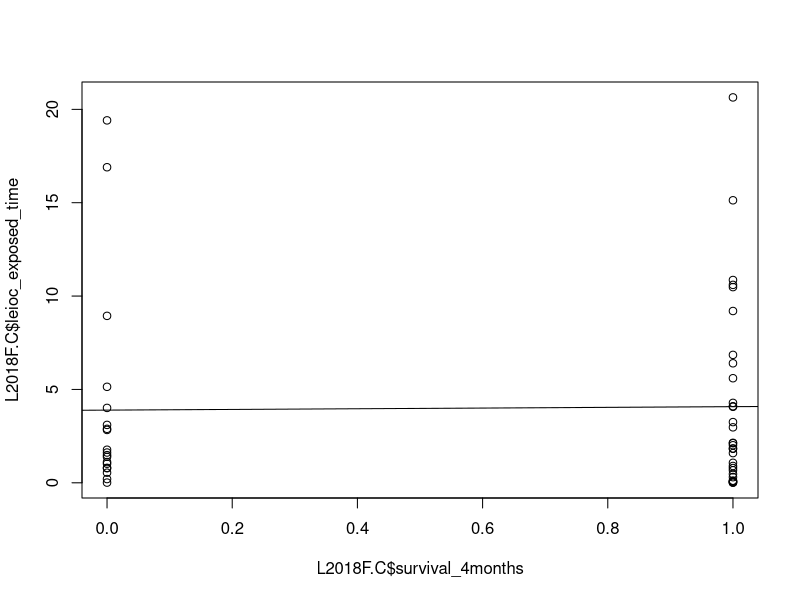
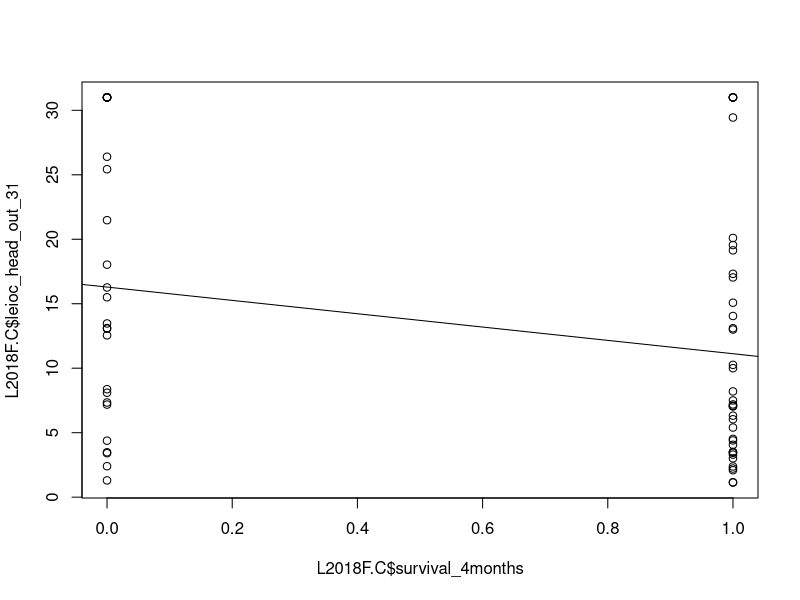
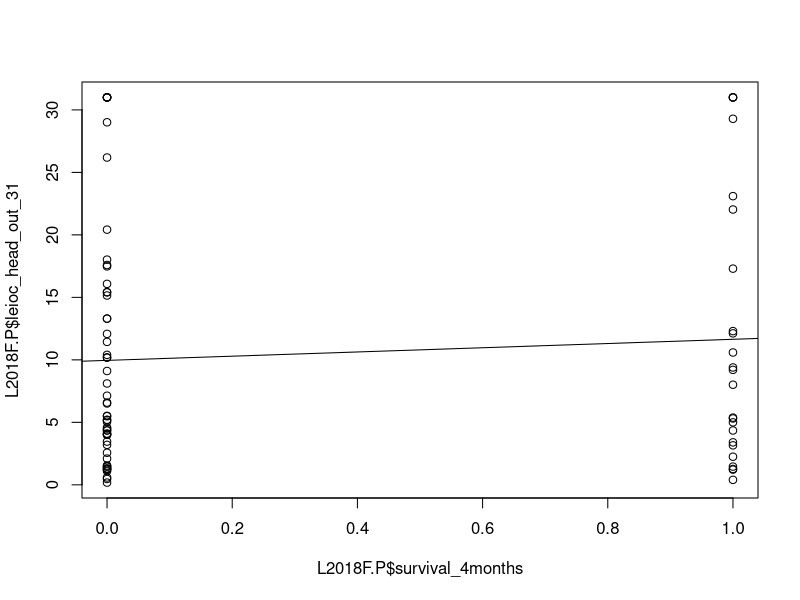
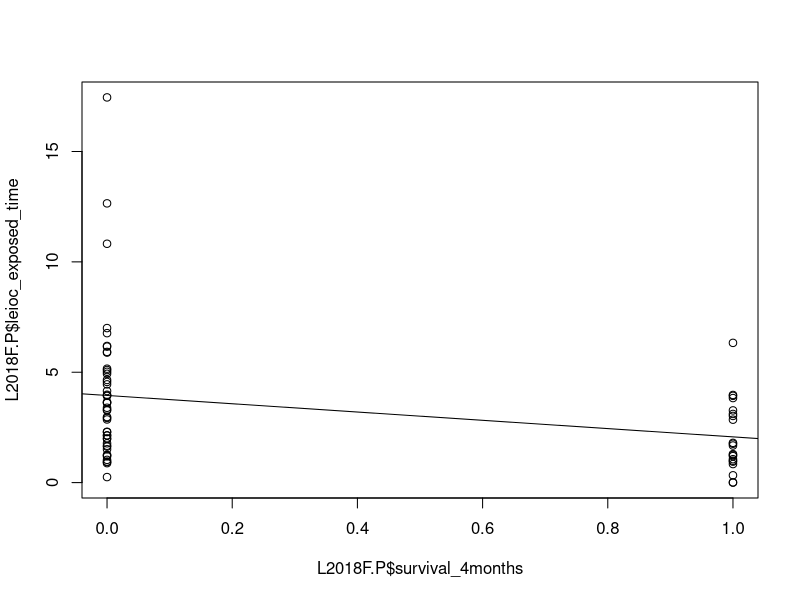
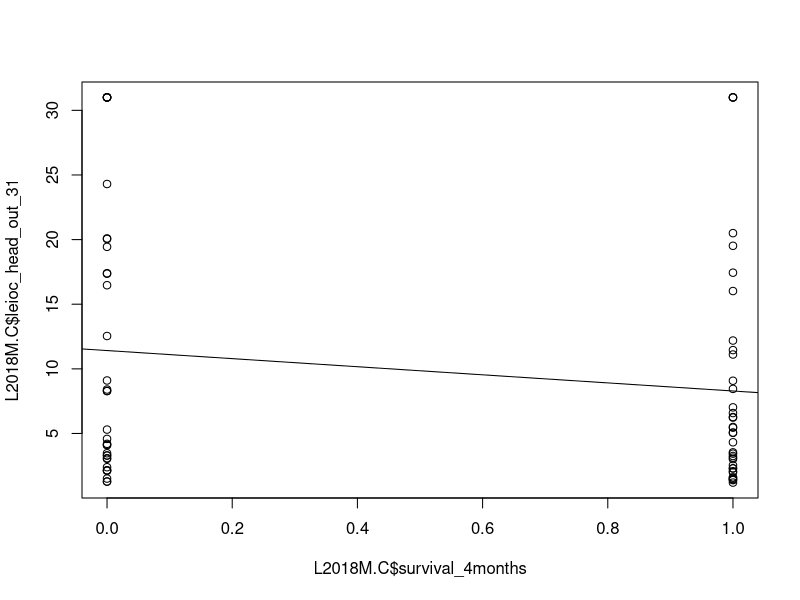
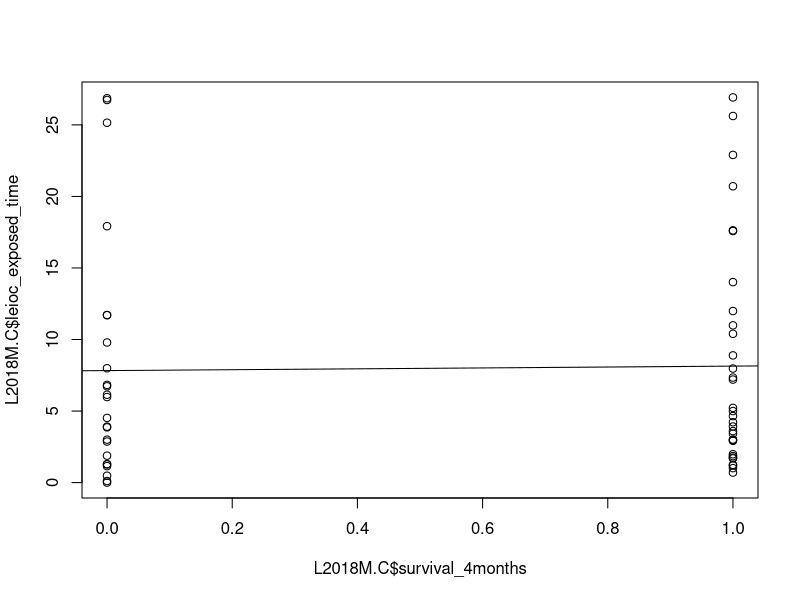
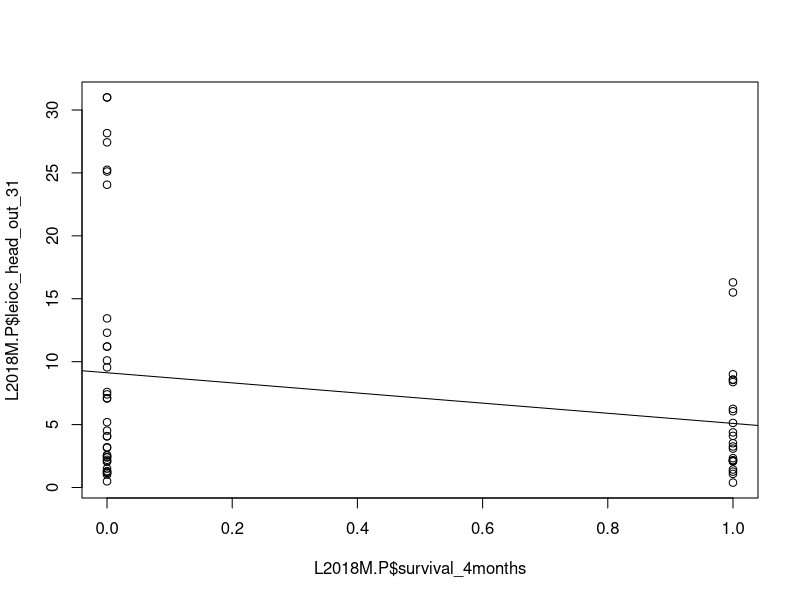
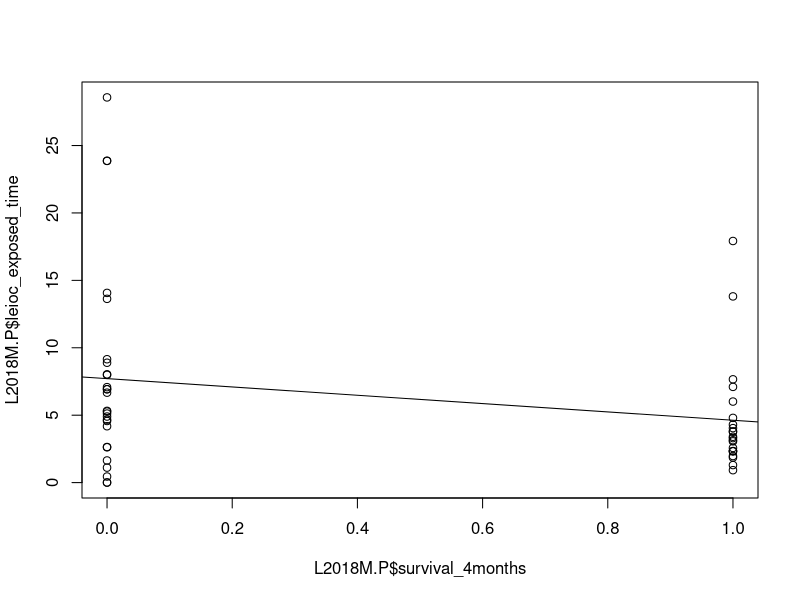

The R source for these figures, in order:
# Lapiedra 2018 rec 319
# Phenotypic extractions

# Load libraries
library(here)

# Set wd====
dir<-here()

# Females====
L2018F<-read.csv("Data/Lapiedra2018Fem.csv")

###control
L2018F.C<-subset(L2018F, experimental_treatment=="control")

cor.test(L2018F.C$survival_4months, L2018F.C$leioc_exposed_time)
plot(L2018F.C$survival_4months, L2018F.C$leioc_exposed_time)
abline(lm(L2018F.C$leioc_exposed_time~L2018F.C$survival_4months))
#r=0.01779847

cor.test(L2018F.C$survival_4months, L2018F.C$leioc_head_out_31)
plot(L2018F.C$survival_4months, L2018F.C$leioc_head_out_31)
abline(lm(L2018F.C$leioc_head_out_31~L2018F.C$survival_4months))
#r=-0.2503607 but switch sign to reflect boldness

###predator treatment
L2018F.P<-subset(L2018F, experimental_treatment=="predation")

cor.test(L2018F.P$survival_4months, L2018F.P$leioc_head_out_31)
plot(L2018F.P$survival_4months, L2018F.P$leioc_head_out_31)
abline(lm(L2018F.P$leioc_head_out_31~L2018F.P$survival_4months))
#r=0.08023263 switch sign to reflect boldness

cor.test(L2018F.P$survival_4months, L2018F.P$leioc_exposed_time)
plot(L2018F.P$survival_4months, L2018F.P$leioc_exposed_time)
abline(lm(L2018F.P$leioc_exposed_time~L2018F.P$survival_4months))
#r=-0.3005145

# Males====
L2018M<-read.csv("Data/Lapiedra2018Male.csv")

##control
L2018M.C<-subset(L2018M, experimental_treatment=="control")

cor.test(L2018M.C$survival_4months, L2018M.C$leioc_head_out_31)
plot(L2018M.C$survival_4months, L2018M.C$leioc_head_out_31)
abline(lm(L2018M.C$leioc_head_out_31~L2018M.C$survival_4months))
#r=-0.163642 switch sign to reflect boldness

cor.test(L2018M.C$survival_4months, L2018M.C$leioc_exposed_time)
plot(L2018M.C$survival_4months, L2018M.C$leioc_exposed_time)
abline(lm(L2018M.C$leioc_exposed_time~L2018M.C$survival_4months))
#r=0.0197477

###predation
L2018M.P<-subset(L2018M, experimental_treatment=="predation")

cor.test(L2018M.P$survival_4months, L2018M.P$leioc_head_out_31)
plot(L2018M.P$survival_4months, L2018M.P$leioc_head_out_31)
abline(lm(L2018M.P$leioc_head_out_31~L2018M.P$survival_4months))
#r=-0.2393831 switch sign to reflect boldness

cor.test(L2018M.P$survival_4months, L2018M.P$leioc_exposed_time)
plot(L2018M.P$survival_4months, L2018M.P$leioc_exposed_time)
abline(lm(L2018M.P$leioc_exposed_time~L2018M.P$survival_4months))
#r=-0.2489085